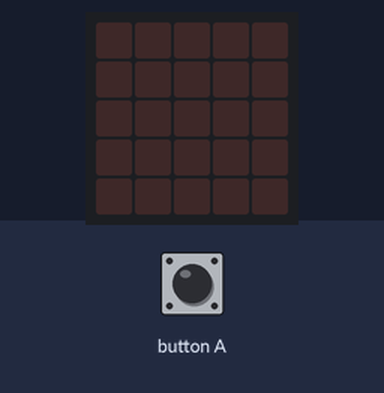
The program below on a simulated BBC micro:bit (MakeCode). Parts: the board's 5×5 LED display. Inputs (shaded band) come from the test bench. Random numbers come from a fixed seed; the 48×5 strip is a reading aid, not a part: it shows the text the display is scrolling, unrolled, one strip-width of it at a time.

Above: at 1.2 s.
1.3 s: button A pressed for 0.15 s
At 7.9 s:
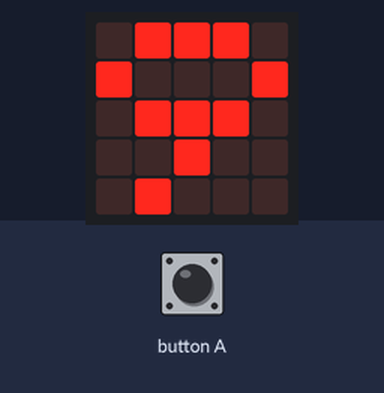
At 16.0 s:
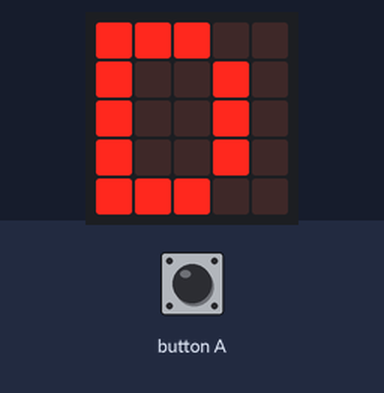
Timing chart, 0 to 17.5 s (numbered marks = the images above; inputs shaded):
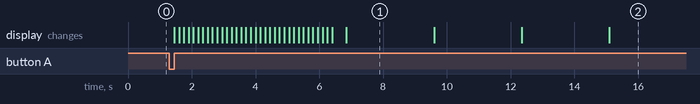

The program:

main.ts
```typescript
let Contra = 0
let numero = 0
let letra = 0
let simbol = 0
input.onButtonPressed(Button.A, function () {
    basic.showString("Pass=")
    for (let index = 0; index < 8; index++) {
        Contra = randint(1, 3)
        if (Contra == 1) {
            numero = randint(0, 9)
            basic.showString("" + (numero))
        } else if (Contra == 2) {
            letra = randint(1, 4)
            if (letra == 1) {
                basic.showString("A")
            } else if (letra == 2) {
                basic.showString("B")
            } else if (letra == 3) {
                basic.showString("C")
            } else if (letra == 4) {
                basic.showString("D")
            }
        } else if (Contra == 3) {
            simbol = randint(1, 10)
            if (simbol == 1) {
                basic.showString("*")
            } else if (simbol == 2) {
                basic.showString(".")
            } else if (simbol == 3) {
                basic.showString("?")
            } else if (simbol == 4) {
                basic.showString("! ")
            }
        }
        basic.pause(2000)
    }
})
basic.forever(function () {

})
```

test.ts
```typescript
// aquí va el archivo "tests"; esto no se compilará cuando este paquete se utilice como una extensión.
```

Measured:
- what the display in image 1 shows lasts 2.7 s, from 6.9 s to 9.6 s
